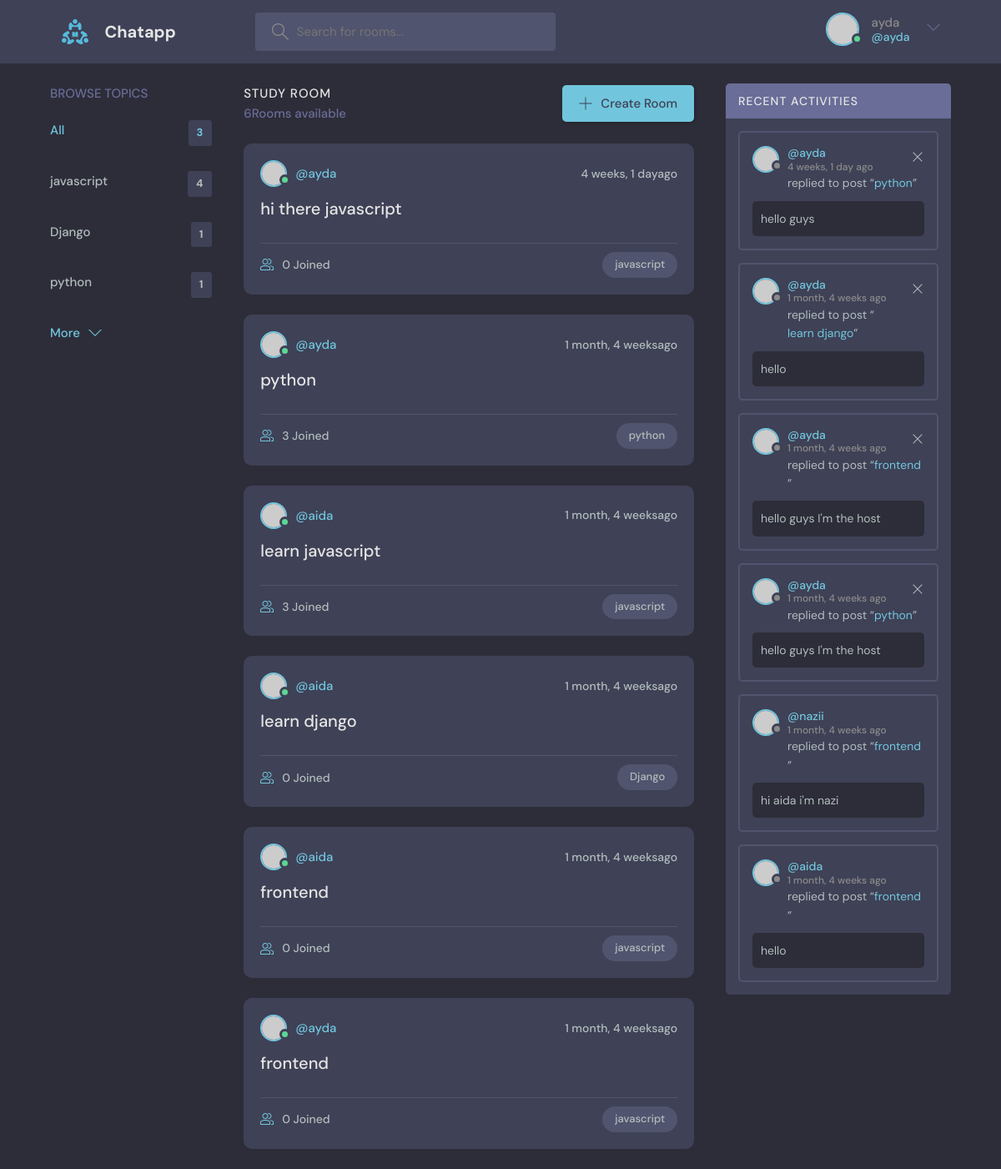
The app's page / (signed in) with its own data.
### base/models.py (models this page shows, shortened)
class Topic(models.Model):
    name=models.CharField(max_length=200)

class Room(models.Model):
    host=models.ForeignKey(User,on_delete=models.SET_NULL,null=True)
    topic=models.ForeignKey(Topic, on_delete=models.SET_NULL,null=True)
    name=models.CharField(max_length=300)
    description=models.TextField(null=True,blank=True)
    participants=models.ManyToManyField(User,related_name='paricipants',blank=True)
    updated=models.DateTimeField(auto_now=True)
    created=models.DateTimeField(auto_now_add=True)
    class Meta:
        ordering=['-updated','-created']
    def __str__(self):
        return self.name

class Message(models.Model):
    user=models.ForeignKey(User, on_delete=models.CASCADE)
    room=models.ForeignKey(Room,on_delete=models.CASCADE)
    body=models.TextField()
    updated=models.DateTimeField(auto_now=True)
    created=models.DateTimeField(auto_now_add=True)
    class Meta:
        ordering=['-updated','-created']
    def __str__(self):
        return self.body[0:50]

### base/views.py (the view)
# urls.py: path('',views.home, name='home'),
def home(request):
    q= request.GET.get('q') if request.GET.get('q') !=None else ''
    rooms=Room.objects.filter(Q(topic__name__icontains=q)| Q(name__icontains=q)| Q(description__icontains=q))
    topics=Topic.objects.all()
    rooms_count=rooms.count()
    room_messages=Message.objects.filter(Q(room__topic__name__icontains=q))
    context={'rooms':rooms,'topics':topics,'rooms_count':rooms_count ,'room_messages':room_messages}
    return render(request,'base/index.html',context)

### base/templates/base/index.html (shortened to what this page needs)
{% extends 'main.html'%}
   {% block content%}
    <main class="layout layout--3">
      <div class="container">
        {% include 'base/topics_component.html'%}
        <div class="roomList">
          <div class="roomList__header">
            <div>
              <h2>Study Room</h2>
              <p> {{rooms_count}}Rooms available</p>
            </div>
            <a class="btn btn--main" href="{% url 'createRoom'%}">
              <svg version="1.1" xmlns="http://www.w3.org/2000/svg" width="32" height="32" viewBox="0 0 32 32">
                <title>add</title>
                <path
                  d="M16.943 0.943h-1.885v14.115h-14.115v1.885h14.115v14.115h1.885v-14.115h14.115v-1.885h-14.115v-14.115z"
                ></path>
              </svg>
              Create Room
            </a>
          </div>
          {% include 'base/feed_component.html'%}
        </div>
        {% include 'base/activity_component.html'%}
      </div>
    </main>
    {% endblock content %}

### templates/nav.html (shortened to what this page needs)
{% load static%}
<header class="header header--loggedIn">
    <div class="container">
      <a href="{% url 'home' %}" class="header__logo">
        <img src="{% static 'images/logo.svg'%}" />
        <h1>Chatapp</h1>
      </a>
      <form class="header__search" method="GET" action="{% url 'home'%}">
        <label>
          <input name="q" placeholder="Search for rooms..." />
        </label>
      </form>
      <nav class="header__menu">
        {% if request.user.is_authenticated %}
        <div class="header__user">
          <a href="{% url 'updateUser'%}">
            <div class="avatar avatar--medium active">
              <img src="https://randomuser.me/api/portraits/men/37.jpg" />
            </div>
            <p>{{request.user}} <span>@{{request.user}}</span></p>
          </a>
          <button class="dropdown-button">
            <svg version="1.1" xmlns="http://www.w3.org/2000/svg" width="32" height="32" viewBox="0 0 32 32">
              <title>chevron-down</title>
              <path d="M16 21l-13-13h-3l16 16 16-16h-3l-13 13z"></path>
            </svg>
          </button>
        </div>
        {% else %}
        <a href="{% url 'login'%}">
            <img src="{% static 'images/avatar.svg' %}" />
            <p>Login</p>
          </a>
        {%endif%}
      </nav>
    </div>
  </header>

### base/templates/base/topics_component.html
<div class="topics">
  <div class="topics__header">
    <h2>Browse Topics</h2>
  </div>
  <ul class="topics__list">
    <li>
      <a href="{% url 'home'%}" class="active">All <span>{{topics.count}}</span></a>
    </li>
    {% for topic in topics%}
    <li>
      <a href="{% url 'home'%}?q={{topic.name}}">{{topic.name}} <span>{{topic.room_set.all.count}}</span></a>
    </li>
    {% endfor%}
  </ul>
  <a class="btn btn--link" href="topics.html">
    More
    <svg version="1.1" xmlns="http://www.w3.org/2000/svg" width="32" height="32" viewBox="0 0 32 32">
      <title>chevron-down</title>
      <path d="M16 21l-13-13h-3l16 16 16-16h-3l-13 13z"></path>
    </svg>
  </a>
</div>

### base/templates/base/feed_component.html (shortened to what this page needs)
{% for room in rooms%}
<div class="roomListRoom">
  <div class="roomListRoom__header">
    <a href="{% url 'userProfile' room.host.id %}" class="roomListRoom__author">
      <div class="avatar avatar--small active">
        <img src="https://randomuser.me/api/portraits/men/11.jpg" />
      </div>
      <span>@{{room.host.username}}</span>
    </a>
    <div class="roomListRoom__actions">
      <span>{{room.created|timesince}}ago</span>
    </div>
  </div>
  <div class="roomListRoom__content">
    <a href="{% url 'room' room.id %}">{{room.name}}</a>
  </div>
  <div class="roomListRoom__meta">
    <a href="{% url 'room' room.id %}" class="roomListRoom__joined">
     {{room.participants.all.count}} Joined
    </a>
    <p class="roomListRoom__topic">{{room.topic.name}}</p>
  </div>
</div>
{% endfor%}

### base/templates/base/activity_component.html
 <div class="activities">
  <div class="activities__header">
    <h2>Recent Activities</h2>
  </div>
  {%for message in room_messages %}
  <div class="activities__box">
    <div class="activities__boxHeader roomListRoom__header">
      <a href="{% url 'userProfile' message.user.id %}" class="roomListRoom__author">
        <div class="avatar avatar--small">
          <img src="https://randomuser.me/api/portraits/women/11.jpg" />
        </div>
        <p>
          @{{message.user}}
          <span>{{message.created|timesince}} ago</span>
        </p>
      </a>
      {% if request.user == message.user%}
      <div class="roomListRoom__actions">
        <a href="{% url 'deleteMessage' message.id %}">
          <svg version="1.1" xmlns="http://www.w3.org/2000/svg" width="32" height="32" viewBox="0 0 32 32">
            <title>remove</title>
            <path
              d="M27.314 6.019l-1.333-1.333-9.98 9.981-9.981-9.981-1.333 1.333 9.981 9.981-9.981 9.98 1.333 1.333 9.981-9.98 9.98 9.98 1.333-1.333-9.98-9.98 9.98-9.981z"
            ></path>
          </svg>
        </a>
      </div>
      {% endif %}
    </div>
    <div class="activities__boxContent">
      <p>replied to post “<a href="{% url 'room' message.room.id %}">{{message.room}}</a>”</p>
      <div class="activities__boxRoomContent">
        {{message}}
        </div>
    </div>
  </div>
  {% endfor %}
</div>

### records on screen
Topic: name "javascript", room_set.all.count "4"
Topic: name "Django", room_set.all.count "1"
Topic: name "python", room_set.all.count "1"
Room: host.username "ayda", created "4 weeks, 1 day", name "hi there javascript", participants.all.count "0", topic.name "javascript"
Room: host.username "ayda", created "1 month, 4 weeks", name "python", participants.all.count "3", topic.name "python"
Room: host.username "aida", created "1 month, 4 weeks", name "learn javascript", participants.all.count "3", topic.name "javascript"
Room: host.username "aida", created "1 month, 4 weeks", name "learn django", participants.all.count "0", topic.name "Django"
Room: host.username "aida", created "1 month, 4 weeks", name "frontend", participants.all.count "0", topic.name "javascript"
Room: host.username "ayda", created "1 month, 4 weeks", name "frontend", participants.all.count "0", topic.name "javascript"
Message: user "ayda", created "4 weeks, 1 day", room "python", body "hello guys"
Message: user "ayda", created "1 month, 4 weeks", room "learn django", body "hello"
Message: user "ayda", created "1 month, 4 weeks", room "frontend", body "hello guys I'm the host"
Message: user "ayda", created "1 month, 4 weeks", room "python", body "hello guys I'm the host"
Message: user "nazii", created "1 month, 4 weeks", room "frontend", body "hi aida i'm nazi"
Message: user "aida", created "1 month, 4 weeks", room "frontend", body "hello"

### other values on screen
{{ request.user }} "ayda"
{{ topics.count }} "3"
{{ rooms_count }} "6"
